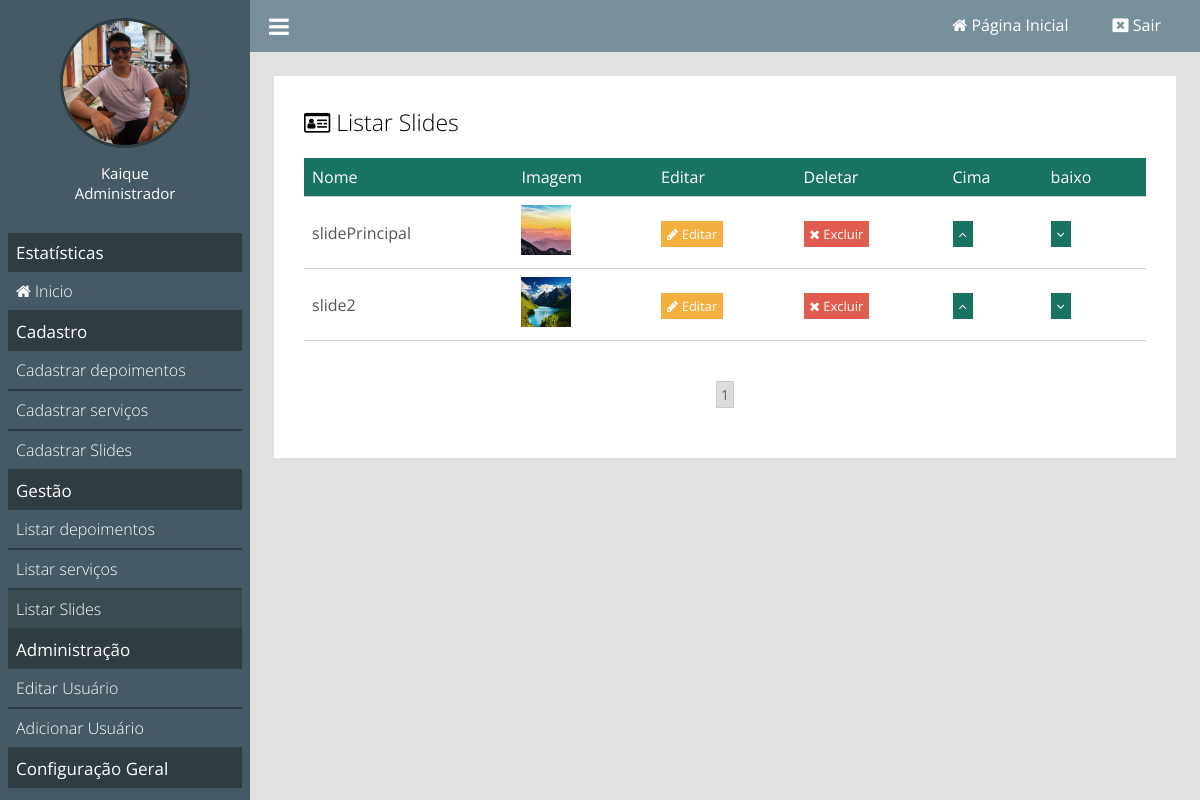
/painel/listar-slide (signed in), run on the app's committed database.
### classes/MySql.php (called while the page is built)
<?php
	class MySql	{
		private static $pdo;
		public static function conectar(){
			if(self::$pdo == null){
				try{
					self::$pdo = new PDO('mysql:host='.HOST.';dbname='.DATABASE, USER, PASSWORD, array(PDO::MYSQL_ATTR_INIT_COMMAND => "SET NAMES utf8"));
					self::$pdo->setAttribute(PDO::ATTR_ERRMODE, PDO::ERRMODE_EXCEPTION);
				} catch(Exception $e){
					echo '<div class="box-erro">Erro ao se conectar</div>';
				}
			}
			return self::$pdo;
		}
	}
?>

### painel/pages/listar-slide.php (the view, shortened to what this page needs)
<?php
	$paginaAtual = isset($_GET['pagina']) ? (int)$_GET['pagina'] : 1;
	$porPagina = 5;
	$slides = Painel::selectAll('tb_site.slides',($paginaAtual - 1) * $porPagina,$porPagina);
?>
<div class="box-content">
	<h2><i class="fa fa-id-card-o"></i> Listar Slides</h2>
	<div class="wraper-table">
	<table>
		<tr>
			<td>Nome</td>
			<td>Imagem</td>
			<td>Editar</td>
			<td>Deletar</td>
			<td>Cima</td>
			<td>baixo</td>
		</tr>
		<?php
			foreach ($slides as $key => $value) {
		?>
			<tr>
				<td><?php echo $value['nome'];?></td>
				<td><img style="width: 50px; height: 50px;" src="<?php echo INCLUDE_PATH_PAINEL?>uploads/<?php echo $value['slide'];?>"></td>
				<td><a class="btn edit" href="<?php echo INCLUDE_PATH_PAINEL?>editar-slide?id=<?php echo $value['id'];?>"><i class="fa fa-pencil"></i> Editar</a></td>
				<td><a actionBtn="delete" class="btn delete" href="<?php echo INCLUDE_PATH_PAINEL ?>listar-slide?excluir=<?php echo $value['id']; ?>"><i class="fa fa-times"></i> Excluir</a></td>
				<td><a class="btn order" href="<?php echo INCLUDE_PATH_PAINEL ?>listar-slide?order=up&id=<?php echo $value['id'] ?>"><i class="fa fa-angle-up"></i></a></td>
				<td><a class="btn order" href="<?php echo INCLUDE_PATH_PAINEL ?>listar-slide?order=down&id=<?php echo $value['id'] ?>"><i class="fa fa-angle-down"></i></a></td>
			</tr>
		<?php }?>
	</table>
	</div>
	<div class="paginacao">
		<?php
			$totalPaginas = ceil(count(Painel::selectAll('tb_site.slides')) / $porPagina);
			for($i = 1; $i <= $totalPaginas; $i++){
				if($i == $paginaAtual)
					echo '<a class="page-selected" href="'.INCLUDE_PATH_PAINEL.'listar-slide?pagina='.$i.'">'.$i.'</a>';
				else
					echo '<a href="'.INCLUDE_PATH_PAINEL.'listar-slide?pagina='.$i.'">'.$i.'</a>';
			}
		?>
	</div>
</div>

### painel/css/style.css (style rules this page uses)
* { margin: 0; padding: 0; box-sizing: border-box; font-family: "Open Sans"; }
html, body { height: 100%; background: rgb(225, 225, 225); }
body { overflow-x: hidden; }
.box-content { background: white; padding: 30px; margin-bottom: 25px; }
.box-content h2 { font-weight: 300; font-size: 23px; }
.wraper-table { overflow-x: auto; }
table { margin: 20px 0; width: 100%; border-collapse: collapse; }
table tr:nth-of-type(1) { background: #197363; color: white; }
table tr { color: #555; border-bottom: 1px solid #ccc; }
table td { padding: 8px; }
table a.btn { text-decoration: none; padding: 4px 6px; font-size: 13px; color: white; font-weight: 400; }
.edit { background: #F4b03E }
.delete { background: #E05C4E; }
.order { background: #197363; }
.paginacao { margin:20px 0; text-align: center; }
.paginacao a { font-size: 14px; margin:0 8px; display: inline-block; padding: 3px 4px; border: 1px solid #ccc; text-decoration: none; color: #666; }
.paginacao a.page-selected { background: rgb(220,220,220); }

### data on the page
tb_site.slides: nome "slidePrincipal", slide (picture)
tb_site.slides: nome "slide2", slide (picture)

### other printed values
$_SESSION['nome'] "Kaique"
pegaCargo($_SESSION['cargo']) "Administrador"
